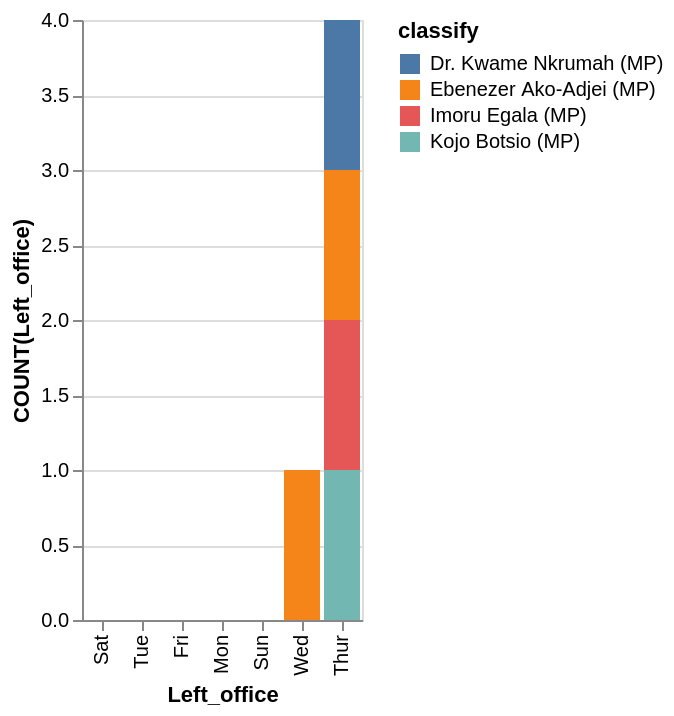

Here is the Vega-Lite specification saved for this chart:
### Vega-Lite specification from a JSON file in a GitHub repository (floating-point values rounded to 4 significant figures)
{"data": {"values": [{"x_data": "Sat", "y_data": 0, "classify": "Dr. Kwame Nkrumah (MP)"}, {"x_data": "Tue", "y_data": 0, "classify": "Dr. Kwame Nkrumah (MP)"}, {"x_data": "Fri", "y_data": 0, "classify": "Dr. Kwame Nkrumah (MP)"}, {"x_data": "Mon", "y_data": 0, "classify": "Dr. Kwame Nkrumah (MP)"}, {"x_data": "Sun", "y_data": 0, "classify": "Dr. Kwame Nkrumah (MP)"}, {"x_data": "Wed", "y_data": 0, "classify": "Dr. Kwame Nkrumah (MP)"}, {"x_data": "Thur", "y_data": 1, "classify": "Dr. Kwame Nkrumah (MP)"}, {"x_data": "Sat", "y_data": 0, "classify": "Ebenezer Ako-Adjei (MP)"}, {"x_data": "Tue", "y_data": 0, "classify": "Ebenezer Ako-Adjei (MP)"}, {"x_data": "Fri", "y_data": 0, "classify": "Ebenezer Ako-Adjei (MP)"}, {"x_data": "Mon", "y_data": 0, "classify": "Ebenezer Ako-Adjei (MP)"}, {"x_data": "Sun", "y_data": 0, "classify": "Ebenezer Ako-Adjei (MP)"}, {"x_data": "Wed", "y_data": 1, "classify": "Ebenezer Ako-Adjei (MP)"}, {"x_data": "Thur", "y_data": 1, "classify": "Ebenezer Ako-Adjei (MP)"}, {"x_data": "Sat", "y_data": 0, "classify": "Imoru Egala (MP)"}, {"x_data": "Tue", "y_data": 0, "classify": "Imoru Egala (MP)"}, {"x_data": "Fri", "y_data": 0, "classify": "Imoru Egala (MP)"}, {"x_data": "Mon", "y_data": 0, "classify": "Imoru Egala (MP)"}, {"x_data": "Sun", "y_data": 0, "classify": "Imoru Egala (MP)"}, {"x_data": "Wed", "y_data": 0, "classify": "Imoru Egala (MP)"}, {"x_data": "Thur", "y_data": 1, "classify": "Imoru Egala (MP)"}, {"x_data": "Sat", "y_data": 0, "classify": "Kojo Botsio (MP)"}, {"x_data": "Tue", "y_data": 0, "classify": "Kojo Botsio (MP)"}, {"x_data": "Fri", "y_data": 0, "classify": "Kojo Botsio (MP)"}, {"x_data": "Mon", "y_data": 0, "classify": "Kojo Botsio (MP)"}, {"x_data": "Sun", "y_data": 0, "classify": "Kojo Botsio (MP)"}, {"x_data": "Wed", "y_data": 0, "classify": "Kojo Botsio (MP)"}, {"x_data": "Thur", "y_data": 1, "classify": "Kojo Botsio (MP)"}]}, "mark": "bar", "encoding": {"x": {"field": "x_data", "type": "nominal", "title": "Left_office", "sort": {"op": "sum", "field": "y_data", "order": "ascending"}}, "y": {"field": "y_data", "type": "quantitative", "title": "COUNT(Left_office)"}, "color": {"field": "classify"}}}
